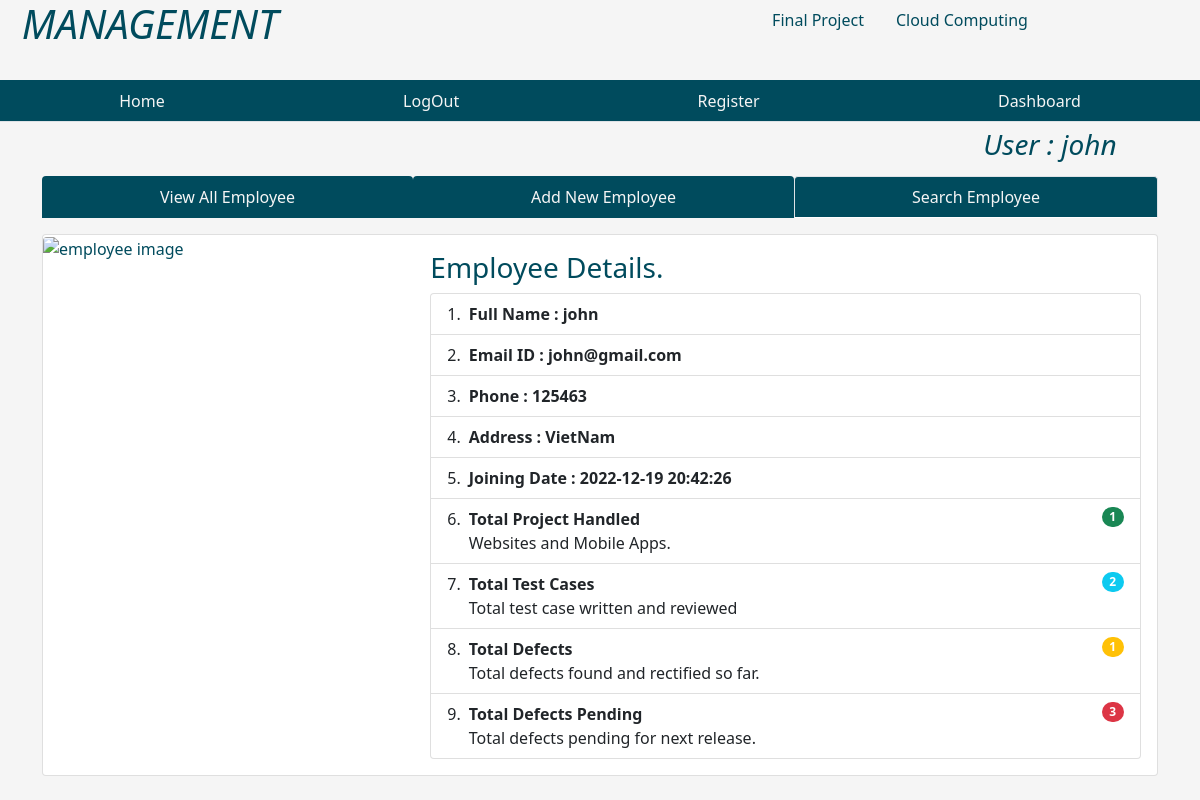
/singleemployee/2 (signed in), run on the app's committed database.
### tables this page shows
CREATE TABLE users( id integer primary key AUTOINCREMENT, name text not null, password text not null, admin boolean not null DEFAULT '0');

CREATE TABLE emp ( empid integer primary key AUTOINCREMENT, name text not null, email text, phone integer, address text, joining_date timestamp DEFAULT CURRENT_TIMESTAMP,  total_projects integer default 1, total_test_case integer DEFAULT 1, total_defects_found integer DEFAULT 1, total_defects_pending integer DEFAULT 1 );

### app.py (the view)
@app.route('/singleemployee/<int:empid>')
def singleemployee(empid):
    user = get_current_user()
    db = get_database()
    emp_cur = db.execute('select * from emp where empid = ?', [empid])
    single_emp = emp_cur.fetchone()
    return render_template('singleemployee.html', user = user, single_emp = single_emp)

### app.py (called while the page is built)
@app.teardown_appcontext
def close_database(error):
    if hasattr(g, 'crudapplication_db'):
        g.crudapplication_db.close()

def get_current_user():
    user = None
    if 'user' in session:
        user = session['user']
        db = get_database()
        user_cur = db.execute('select * from users where name = ?', [user])
        user = user_cur.fetchone()
    return user

### database.py (called while the page is built)
def connect_to_database():
    sql = sqlite3.connect('./crudapplication.db')
    sql.row_factory = sqlite3.Row
    return sql

def get_database():
    if not hasattr(g, 'crudapplication_db'):
        g.crudapplication_db = connect_to_database()
    return g.crudapplication_db

### templates/singleemployee.html (shortened to what this page needs)
{% from "showlinks.html" import show_links, showsocialmedialinks %}
<!DOCTYPE html>
<html lang="en">
<head>
    <link href="https://cdn.jsdelivr.net/npm/bootstrap@5.1.3/dist/css/bootstrap.min.css" rel="stylesheet">
    <link rel="stylesheet" href="{{ url_for('static', filename ='singleemp.css')}}" type = "text/css">
</head>
<body>
      <div class="parent">
        <div class="child child1">
            <h1 class="text-center"><i>MANAGEMENT</i></h1>
        </div>
        <div class="child child2">
          {{ showsocialmedialinks() }}
        </div>
        <div class="child child3">
          {{ show_links() }}
      </div>
      <div class="child child5">
        {% if user %}
          <h3 class="m-2"><i>User : {{user['name']}}</i></h3>
        {% endif %}
      </div>
        <div class="child child6 container">
            <ul class="nav nav-tabs nav-fill mb-3">
                <li class="nav-item">
                  <a class="nav-link" style=" background-color:rgb(0, 75, 93); color:whitesmoke;"  href="{{ url_for('dashboard')}}">View All Employee</a>
                </li>
                <li class="nav-item">
                  <a class="nav-link" style=" background-color:rgb(0, 75, 93); color:whitesmoke;"
                  href="{{url_for('addnewemployee')}}">Add New Employee</a>
                </li>
                <li class="nav-item">
                  <a class="nav-link active" aria-current="page" style=" background-color:rgb(0, 75, 93); color:whitesmoke;" href="{{ url_for('searchemployee')}}">Search Employee</a>
                </li>
              </ul>
            <div class="centercontent">
                <div class="card">
                    <div class="row g-0">
                      <div class="col-md-4">
                        <img src="{{ url_for('static', filename='krishna.jpg')}}" class="img-fluid rounded-start" alt="employee image">
                      </div>
                      <div class="col-md-8">
                        <div class="card-body">
                          <h3 class="card-title">Employee Details.</h3>
                          {% if single_emp %}
                          <ul class="list-group list-group-numbered">
                            <li class="list-group-item d-flex justify-content-between align-items-start">
                              <div class="ms-2 me-auto">
                                <div class="fw-bold">Full Name : {{single_emp['name']}}</div>
                              </div>
                            <li class="list-group-item d-flex justify-content-between align-items-start">
                              <div class="ms-2 me-auto">
                                <div class="fw-bold">Email ID : {{single_emp['email']}}</div>
                                </div>
                            <li class="list-group-item d-flex justify-content-between align-items-start">
                              <div class="ms-2 me-auto">
                                <div class="fw-bold">Phone : {{single_emp['phone']}}</div>
                                </div>
                              <li class="list-group-item d-flex justify-content-between align-items-start">
                                <div class="ms-2 me-auto">
                                  <div class="fw-bold">Address : {{single_emp['address']}}</div>
                                    </div>
                              </li>
                              <li class="list-group-item d-flex justify-content-between align-items-start">
                                <div class="ms-2 me-auto">
                                  <div class="fw-bold">Joining Date : {{single_emp['joining_date']}}</div>
                                </div>
                              </li>
                              <li class="list-group-item d-flex justify-content-between align-items-start">
                                <div class="ms-2 me-auto">
                                  <div class="fw-bold">Total Project Handled</div>
                                  Websites and Mobile Apps.
                                </div>
                                <span class="badge bg-success rounded-pill">{{single_emp['total_projects']}}</span>
                              </li>
                              <li class="list-group-item d-flex justify-content-between align-items-start">
                                <div class="ms-2 me-auto">
                                  <div class="fw-bold">Total Test Cases</div>
                                  Total test case written and reviewed
                                </div>
                                <span class="badge bg-info rounded-pill">{{single_emp['total_test_case']}}</span>
                              </li>
                              <li class="list-group-item d-flex justify-content-between align-items-start">
                                <div class="ms-2 me-auto">
                                  <div class="fw-bold">Total Defects</div>
                                  Total defects found and rectified so far.
                                </div>
                                <span class="badge bg-warning rounded-pill">{{single_emp['total_defects_found']}}</span>
                              </li>
                              <li class="list-group-item d-flex justify-content-between align-items-start">
                                <div class="ms-2 me-auto">
                                  <div class="fw-bold">Total Defects Pending</div>
                                  Total defects pending for next release.
                                </div>
                                <span class="badge bg-danger rounded-pill">{{single_emp['total_defects_pending']}}</span>
                              </li>
                          </ul>
                          {% endif %}
                        </div>
                      </div>
                    </div>
                  </div>
            </div>
        </div>
      </div>
</body>
</html>

### static/singleemp.css (style rules this page uses)
html, body { height: 100%; background-color:whitesmoke; color:rgb(0, 75, 93); }
.parent { height: 100%; display: grid; grid-template-columns: repeat(4, 1fr); grid-template-rows: 10% 5% 7% auto 7%; }
.child { margin-bottom: 10px; }
.child1 { grid-column: 1/2; grid-row: 1/2; }
.child2 { grid-column: 3/-1; grid-row: 1/2; }
.child3 { grid-column: 1/-1; grid-row: 2/3; }
.child5 { grid-column: 4/5; grid-row: 3/4; text-align:center; }
.child6 { grid-column: 1/-1; grid-row: 4/5; }

### data on the page
users: name "john"
emp: name "john", email "john@gmail.com", phone "125463", address "VietNam", joining_date "2022-12-19 20:42:26", total_projects "1", total_test_case "2", total_defects_found "1", total_defects_pending "3"
